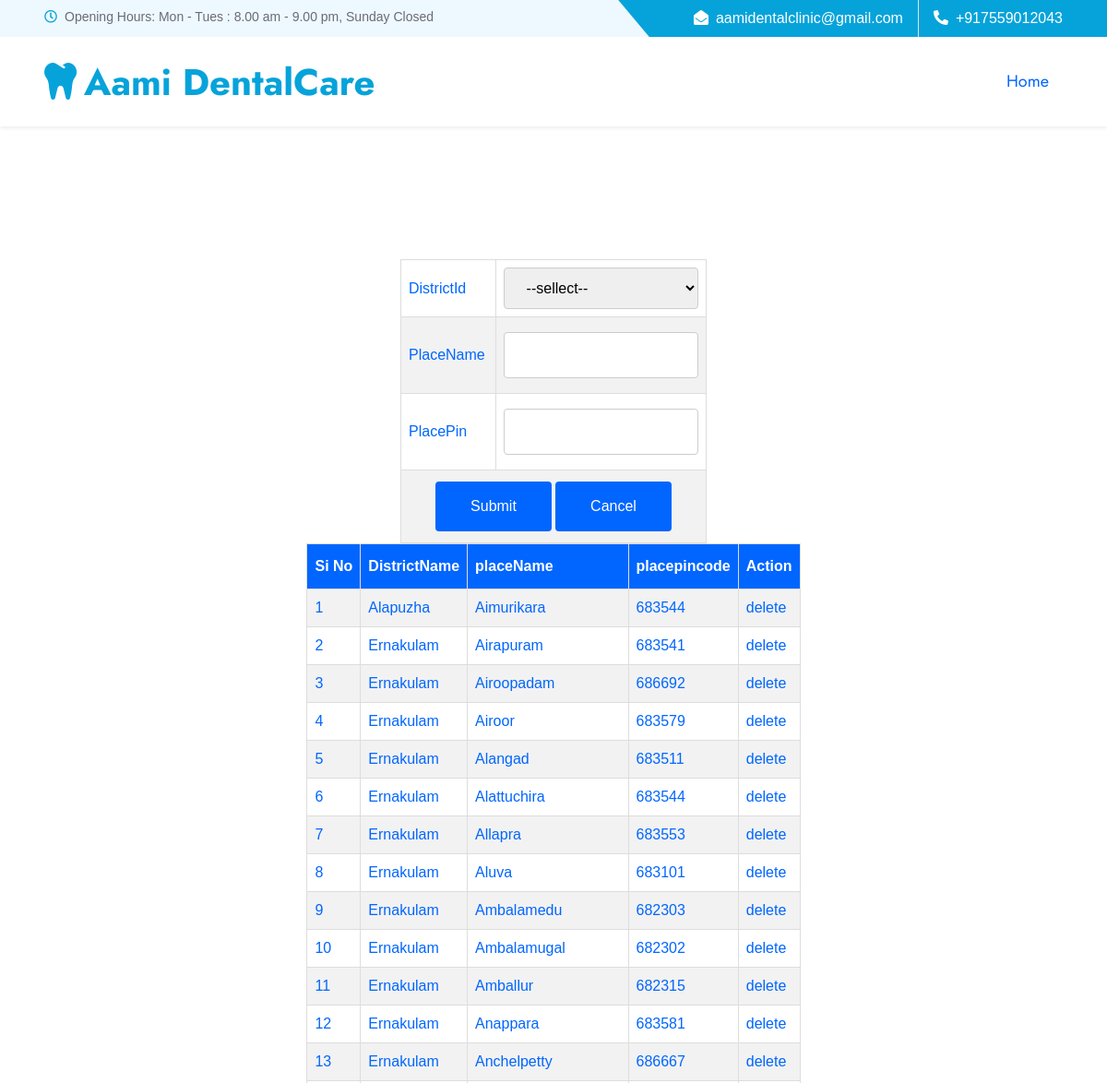
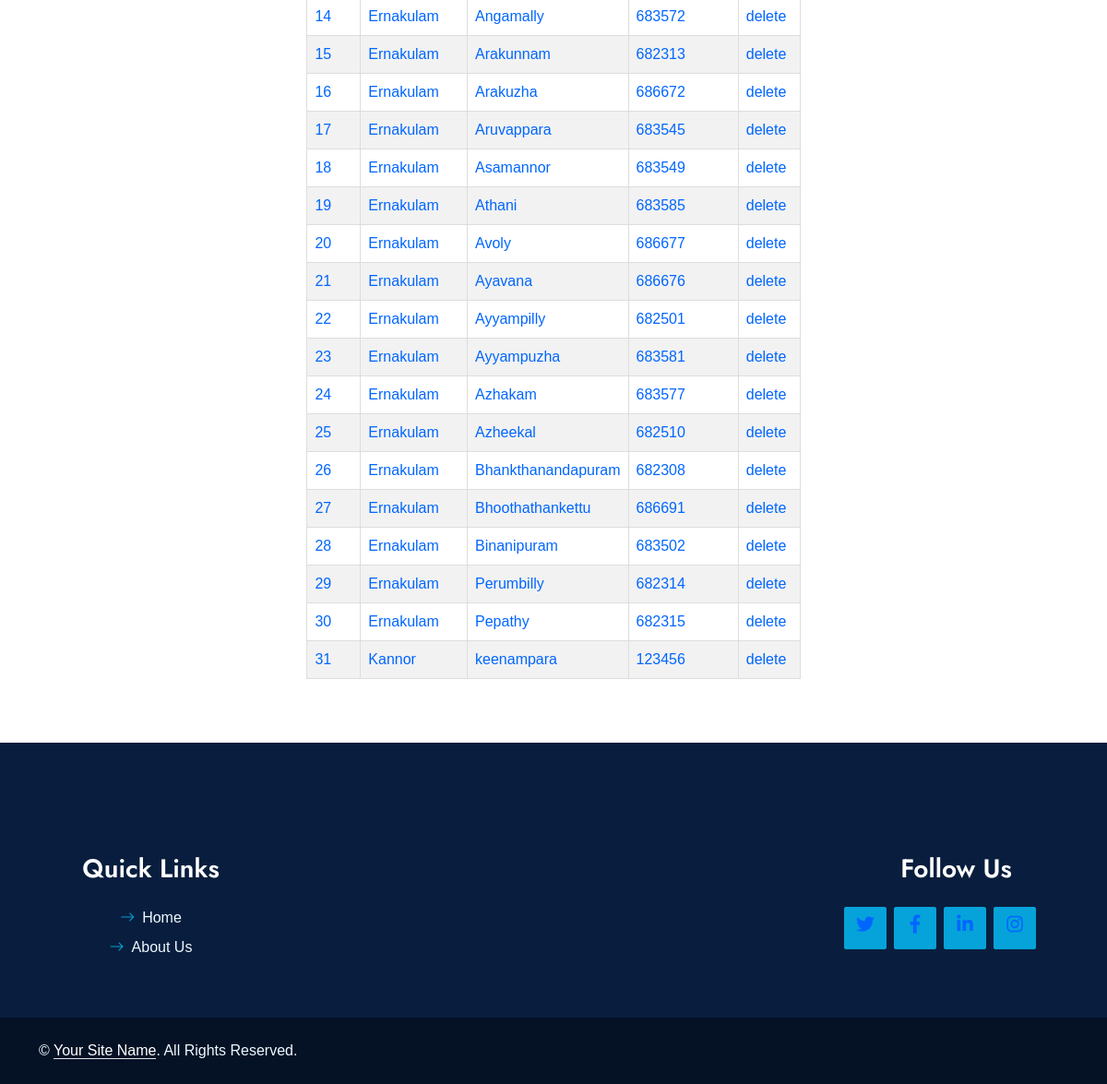
The app's page /PROJECT/Admin/Place.php (signed in) with its own data (2 pictures, top to bottom).
### tables this page shows
CREATE TABLE `tbl_place` (
  `district_id` int(11) NOT NULL,
  `place_id` int(11) NOT NULL,
  `place_name` varchar(50) NOT NULL,
  `place_pin` varchar(50) NOT NULL
);

CREATE TABLE `tbl_district` (
  `district_id` int(11) NOT NULL,
  `district_name` varchar(50) NOT NULL
);

### PROJECT/Admin/Place.php (the view, shortened to what this page needs)
<?php
include("../Assets/Connection/connection.php");
		 ?>
<!DOCTYPE html PUBLIC "-//W3C//DTD XHTML 1.0 Transitional//EN" "http://www.w3.org/TR/xhtml1/DTD/xhtml1-transitional.dtd">
<html xmlns="http://www.w3.org/1999/xhtml">
<head>
</head>
<div id="tab" align="center">
<body>
<?php
include("Head.php");
?>
<form id="form1" name="form1" method="post" action="">
  <table width="332" border="1" cellspacing="2" cellpadding="2" align="center">
    <tr>
      <td width="90">DistrictId</td>
      <td width="222">
        <select name="sel_district" id="sel_district" required="required">
        <option value="">--sellect--</option>
		</select>
      </td>
    </tr>
    <tr>
      <td>PlaceName</td>
      <td>
      <input type="text" name="txt_name" id="txt_name" required autocomplete="off" ></td>
    </tr>
      <tr>
      <td>PlacePin</td>
      <td>
      <input type="text" name="txt_pin" id="txt_pin" required autocomplete="off"></td>
    </tr>
      <td colspan="2" align="center"><input type="submit" name="btn_submit" id="btn_submit" value="Submit" />
      <input type="reset" name="btn_cancel" id="btn_cancel" value="Cancel" /></td>
  </table>
</form>
<table border="1" cellpadding="10" align="center">
    <tr>
      <th>Si No</th>
      <th>DistrictName</th>
      <th>placeName</th>
      <th>placepincode</th>
      <th>Action</th>
    </tr>
 <?php
    $selqry="select * from tbl_place p inner join tbl_district d on p.district_id=d.district_id";
	$rows=$con->query($selqry);
	$i=0;
	while($result=$rows->fetch_assoc())
	{
		$i++;
		?>
        <tr>
        <td><?php  echo $i;?></td>
          <td><?php echo $result["district_name"];?></td>
        <td><?php echo $result["place_name"];?></td>
        <td><?php echo $result["place_pin"];?></td>
         <td><a href="Place.php?did=<?php echo $result["place_id"]?>">delete</a></td> </tr>
	 <?php
	}
?>
</table>
<?php
include("Foot.php");
?>
 </div>
</body>
</html>

### PROJECT/Admin/form.css (style rules this page uses)
#tab { font-family: "Trebuchet MS", Arial, Helvetica, sans-serif; border-collapse: collapse; width: 100%; }
#tab td, #tab th { border: 1px solid #ddd; padding: 8px; color: #06F; }
#tab a { color:#06F; }
#tab tr:nth-child(even) { background-color: #f2f2f2; }
#tab th { padding-top: 12px; padding-bottom: 12px; text-align: left; background-color: #06F; color: white; }
input[type=text],[type=password],[type=email],[type=date], select { width: 100%; padding: 12px 20px; margin: 8px 0; display: inline-block; border: 1px solid #ccc; border-radius: 4px; box-sizing: border-box; }
input[type=submit] { width: 40%; background-color: #06F; color: white; padding: 15px; margin: 4px 0; border: none; border-radius: 4px; cursor: pointer; }
input[type=reset] { width: 40%; background-color: #06F; color: white; padding: 15px; margin: 4px 0; border: none; border-radius: 4px; cursor: pointer; }

### PROJECT/Assets/Template/Main/css/style.css (style rules this page uses)
:root { --primary: #06A3DA; --secondary: #F57E57; --light: #EEF9FF; --dark: #091E3E; }

### records on screen
tbl_place: district.district_name "Alapuzha", place_name "Aimurikara", place_pin "683544"
tbl_place: district.district_name "Ernakulam", place_name "Airapuram", place_pin "683541"
tbl_place: district.district_name "Ernakulam", place_name "Airoopadam", place_pin "686692"
tbl_place: district.district_name "Ernakulam", place_name "Airoor", place_pin "683579"
tbl_place: district.district_name "Ernakulam", place_name "Alangad", place_pin "683511"
tbl_place: district.district_name "Ernakulam", place_name "Alattuchira", place_pin "683544"
tbl_place: district.district_name "Ernakulam", place_name "Allapra", place_pin "683553"
tbl_place: district.district_name "Ernakulam", place_name "Aluva", place_pin "683101"
tbl_place: district.district_name "Ernakulam", place_name "Ambalamedu", place_pin "682303"
tbl_place: district.district_name "Ernakulam", place_name "Ambalamugal", place_pin "682302"
tbl_place: district.district_name "Ernakulam", place_name "Amballur", place_pin "682315"
tbl_place: district.district_name "Ernakulam", place_name "Anappara", place_pin "683581"
tbl_place: district.district_name "Ernakulam", place_name "Anchelpetty", place_pin "686667"
tbl_place: district.district_name "Ernakulam", place_name "Angamally", place_pin "683572"
tbl_place: district.district_name "Ernakulam", place_name "Arakunnam", place_pin "682313"
tbl_place: district.district_name "Ernakulam", place_name "Arakuzha", place_pin "686672"
tbl_place: district.district_name "Ernakulam", place_name "Aruvappara", place_pin "683545"
tbl_place: district.district_name "Ernakulam", place_name "Asamannor", place_pin "683549"
tbl_place: district.district_name "Ernakulam", place_name "Athani", place_pin "683585"
tbl_place: district.district_name "Ernakulam", place_name "Avoly", place_pin "686677"
tbl_place: district.district_name "Ernakulam", place_name "Ayavana", place_pin "686676"
tbl_place: district.district_name "Ernakulam", place_name "Ayyampilly", place_pin "682501"
tbl_place: district.district_name "Ernakulam", place_name "Ayyampuzha", place_pin "683581"
tbl_place: district.district_name "Ernakulam", place_name "Azhakam", place_pin "683577"
tbl_place: district.district_name "Ernakulam", place_name "Azheekal", place_pin "682510"
tbl_place: district.district_name "Ernakulam", place_name "Bhankthanandapuram", place_pin "682308"
tbl_place: district.district_name "Ernakulam", place_name "Bhoothathankettu", place_pin "686691"
tbl_place: district.district_name "Ernakulam", place_name "Binanipuram", place_pin "683502"
tbl_place: district.district_name "Ernakulam", place_name "Perumbilly", place_pin "682314"
tbl_place: district.district_name "Ernakulam", place_name "Pepathy", place_pin "682315"
tbl_place: district.district_name "Kannor", place_name "keenampara", place_pin "123456"
